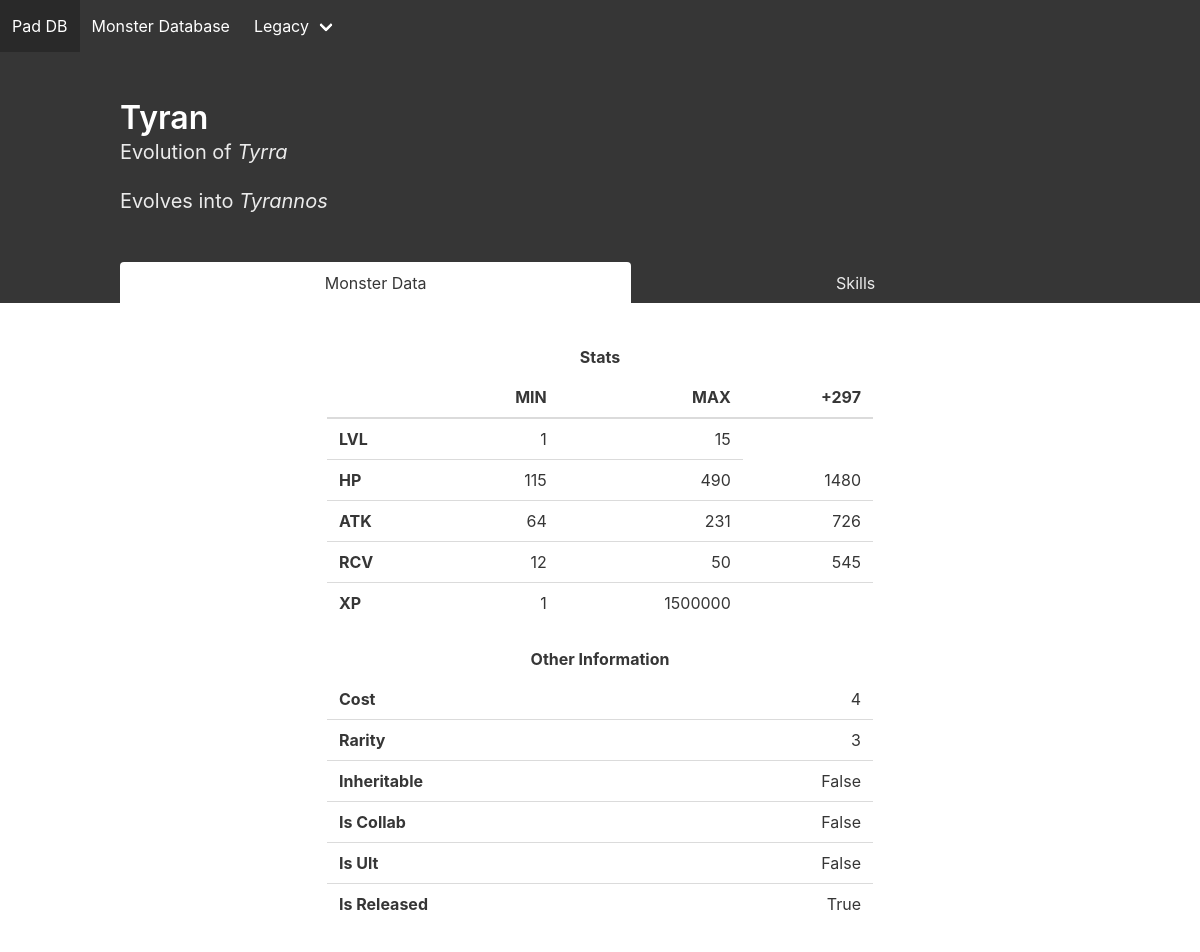
The page /monster/na/2/ on the database its author committed.
### monsterdatabase/models.py (models this page shows, shortened)
class MonsterData(models.Model):
    activeSkillID = models.IntegerField(blank=True)
    ancestorID = models.IntegerField(default=0)
    attributeID = models.IntegerField(default=0)
    baseID = models.IntegerField(default=0)
    cardID = models.IntegerField(default=0)
    cost = models.IntegerField(default=0)
    inheritable = models.BooleanField(default=False)
    isCollab = models.BooleanField(default=False)
    isReleased = models.BooleanField(default=False)
    isUlt = models.BooleanField(default=False)
    leaderSkillID = models.IntegerField(blank=True)
    maxATK = models.IntegerField(default=0)
    maxHP = models.IntegerField(default=0)
    maxLevel = models.IntegerField(default=0)
    maxRCV = models.IntegerField(default=0)
    minATK = models.IntegerField(default=0)
    minHP = models.IntegerField(default=0)
    minRCV = models.IntegerField(default=0)
    maxXP = models.IntegerField(default=0)
    name = models.CharField(default="", max_length=200)
    rarity = models.IntegerField(default=0)
    subAttributeID = models.IntegerField(default=0)
    hp99 = models.IntegerField(default=0)
    atk99 = models.IntegerField(default=0)
    rcv99 = models.IntegerField(default=0)
    evolutions = models.ManyToManyField(Evolution)

class CardNA(models.Model):
    activeSkill = models.ManyToManyField(ActiveSkill)
    leaderSkill = models.ManyToManyField(LeaderSkill)
    monster = models.OneToOneField(MonsterData, on_delete=models.CASCADE, related_name="monster", blank=True,
                                   null=True)

### monsterdatabase/views.py (the view)
# urls.py: path('monster/na/<int:card_id>/', mv.cardViewNA),
def cardViewNA(request, card_id):
    template = 'monster.html'
    mnstr = MonsterData.objects.get(cardID=card_id)
    card = CardNA.objects.get(monster=mnstr)
    ancestor = None
    if mnstr.ancestorID != mnstr.cardID:
        if mnstr.ancestorID != 0:
            ancestor = CardNA.objects.get(monster=MonsterData.objects.get(cardID=mnstr.ancestorID))
    leaderskill = None
    if card.leaderSkill is not None:
        leaderskill = card.leaderSkill.all().first()
    activeskill = None
    if card.activeSkill is not None:
        activeskill = card.activeSkill.all().first()
    evos = None
    if len(mnstr.evolutions.all()) > 0:
        evos = []
        for evo in mnstr.evolutions.all():
            evoCard = CardNA.objects.get(monster=MonsterData.objects.get(cardID=evo.evo))
            if "Alt." not in evoCard.monster.name:
                evos.append(evoCard)
    context = {'activeskill': activeskill, 'leaderskill': leaderskill,
               'monster': card.monster, 'ancestor': ancestor, "evolutions": evos}
    return render(request, template, context)

### templates/monster.html (shortened to what this page needs)
{% extends 'home.html' %}
{% block content %}
    <section class="hero is-dark">
        <div class="hero-body">
            <div class="container">
                <h1 class="title">{{ monster.name }}</h1>
                {% if ancestor is not None %}
                    <h2 class="subtitle">Evolution of <a
                            href="/monster/na/{{ ancestor.monster.cardID }}"
                            class="is-italic"> {{ ancestor.monster.name }}</a></h2>
                {% endif %}
                {% if evolutions is not None %}
                    {% for evo in evolutions %}
                        <h2 class="subtitle" style="margin-bottom: 0%">Evolves into
                            <a href="/monster/na/{{ evo.monster.cardID }}"
                               class="is-italic"> {{ evo.monster.name }} </a>
                        </h2>
                    {% endfor %}
                {% endif %}
            </div>
        </div>
        <div class="hero-foot">
            <nav class="tabs is-boxed is-fullwidth">
                <div class="container">
                    <ul>
                        <li class="is-active" id="monstertab">
                            <a onclick="showMonsterData();">Monster Data</a>
                        </li>
                        <li id="leadertab">
                            <a onclick="showSkill();">Skills</a>
                        </li>
                    </ul>
                </div>
            </nav>
        </div>
    </section>
    <div class="columns is-centered is-5" style="margin: 2.5%">
        <div class="column is-half" id="monsterdata">
            <label class="label has-text-centered">Stats</label>
            <table class="table is-fullwidth">
                <thead>
                <tr>
                    <th></th>
                    <th class="has-text-right">MIN</th>
                    <th class="has-text-right">MAX</th>
                    <th class="has-text-right">+297</th>
                </tr>
                </thead>
                <tbody>
                <tr>
                    <th>LVL</th>
                    <td class="has-text-right"> 1</td>
                    <td class="has-text-right">{{ monster.maxLevel }}</td>
                </tr>
                <tr>
                    <th>HP</th>
                    <td class="has-text-right">{{ monster.minHP }}</td>
                    <td class="has-text-right">{{ monster.maxHP }}</td>
                    <td class="has-text-right">{{ monster.hp99 }}</td>
                </tr>
                <tr>
                    <th>ATK</th>
                    <td class="has-text-right">{{ monster.minATK }}</td>
                    <td class="has-text-right">{{ monster.maxATK }}</td>
                    <td class="has-text-right">{{ monster.atk99 }}</td>
                </tr>
                <tr>
                    <th>RCV</th>
                    <td class="has-text-right">{{ monster.minRCV }}</td>
                    <td class="has-text-right">{{ monster.maxRCV }}</td>
                    <td class="has-text-right">{{ monster.rcv99 }}</td>
                </tr>
                <tr>
                    <th>XP</th>
                    <td class="has-text-right">1</td>
                    <td class="has-text-right">{{ monster.maxXP }}</td>
                </tr>
                </tbody>
            </table>
            <label class="label has-text-centered">Other Information</label>
            <table class="table is-fullwidth">
                <tbody>
                <tr>
                    <th>Cost</th>
                    <td class="has-text-right">{{ monster.cost }}</td>
                </tr>
                <tr>
                    <th>Rarity</th>
                    <td class="has-text-right">{{ monster.rarity }}</td>
                </tr>
                <tr>
                    <th>Inheritable</th>
                    <td class="has-text-right">{{ monster.inheritable }}</td>
                </tr>
                <tr>
                    <th>Is Collab</th>
                    <td class="has-text-right">{{ monster.isCollab }}</td>
                </tr>
                <tr>
                    <th>Is Ult</th>
                    <td class="has-text-right">{{ monster.isUlt }}</td>
                </tr>
                <tr>
                    <th>Is Released</th>
                    <td class="has-text-right">{{ monster.isReleased }}</td>
                </tr>
                </tbody>
            </table>
        </div>
    </div>
{% endblock %}

### rows shown on the page
MonsterData: name "Tyran", maxLevel "15", minHP "115", maxHP "490", hp99 "1480", minATK "64", maxATK "231", atk99 "726", minRCV "12", maxRCV "50", rcv99 "545", maxXP "1500000", cost "4", rarity "3", inheritable "False", isCollab "False", isUlt "False", isReleased "True"
CardNA: monster.name "Tyrra"
CardNA: monster.name "Tyrannos"
